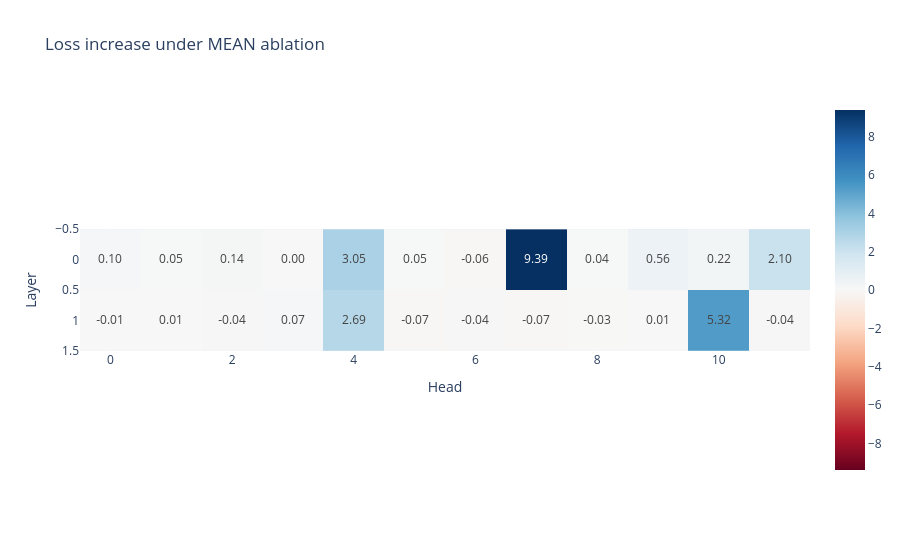

The notebook cell saved with this chart:
### Code cell
rep_tokens_batch = generate_repeated_tokens(model, seq_len=50, batch_size=10)
mean_ablation_scores = get_ablation_scores(model, rep_tokens_batch, ablation_function=head_mean_ablation_hook)
heatmap(mean_ablation_scores, "Loss increase under MEAN ablation", text_auto=".2f")

### Figure 1 — Plotly figure (JSON) as saved in the notebook; plotly's stock layout.template omitted (floating-point values rounded to 4 significant figures)
{"data": [{"coloraxis": "coloraxis", "hovertemplate": "Head: %{x}<br>Layer: %{y}<br>color: %{z}<extra></extra>", "name": "0", "texttemplate": "%{z:.2f}", "type": "heatmap", "xaxis": "x", "yaxis": "y", "z": [[0.09666, 0.04794, 0.1372, -0.001226, 3.051, 0.0503, -0.06306, 9.389, 0.04132, 0.5616, 0.2227, 2.096], [-0.01326, 0.00698, -0.03993, 0.07479, 2.694, -0.06821, -0.03905, -0.07228, -0.03015, 0.006108, 5.324, -0.03993]]}], "layout": {"coloraxis": {"autocolorscale": false, "cmid": 0.0, "colorscale": [[0.0, "rgb(103,0,31)"], [0.1, "rgb(178,24,43)"], [0.2, "rgb(214,96,77)"], [0.3, "rgb(244,165,130)"], [0.4, "rgb(253,219,199)"], [0.5, "rgb(247,247,247)"], [0.6, "rgb(209,229,240)"], [0.7, "rgb(146,197,222)"], [0.8, "rgb(67,147,195)"], [0.9, "rgb(33,102,172)"], [1.0, "rgb(5,48,97)"]]}, "title": {"text": "Loss increase under MEAN ablation"}, "xaxis": {"anchor": "y", "constrain": "domain", "domain": [0.0, 1.0], "scaleanchor": "y", "title": {"text": "Head"}}, "yaxis": {"anchor": "x", "autorange": "reversed", "constrain": "domain", "domain": [0.0, 1.0], "title": {"text": "Layer"}}}}
